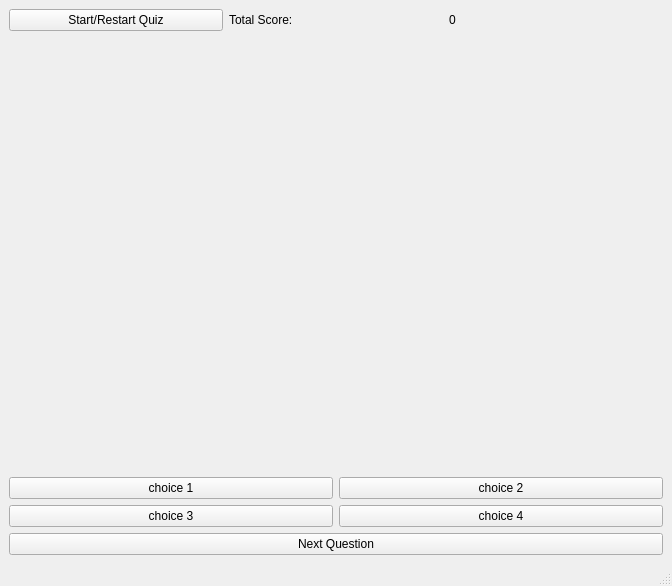
<?xml version="1.0" encoding="UTF-8"?>
<ui version="4.0">
 <class>MainWindow</class>
 <widget class="QMainWindow" name="MainWindow">
  <property name="geometry">
   <rect>
    <x>0</x>
    <y>0</y>
    <width>672</width>
    <height>586</height>
   </rect>
  </property>
  <property name="windowTitle">
   <string>MainWindow</string>
  </property>
  <widget class="QWidget" name="centralwidget">
   <layout class="QGridLayout" name="gridLayout_3">
    <item row="0" column="0">
     <layout class="QHBoxLayout" name="horizontalLayout">
      <item>
       <widget class="QPushButton" name="pushButton_start">
        <property name="text">
         <string>Start/Restart Quiz</string>
        </property>
       </widget>
      </item>
      <item>
       <widget class="QLabel" name="label">
        <property name="maximumSize">
         <size>
          <width>16777215</width>
          <height>16</height>
         </size>
        </property>
        <property name="text">
         <string>Total Score:</string>
        </property>
       </widget>
      </item>
      <item>
       <widget class="QLabel" name="label_score">
        <property name="minimumSize">
         <size>
          <width>0</width>
          <height>16</height>
         </size>
        </property>
        <property name="maximumSize">
         <size>
          <width>16777215</width>
          <height>16</height>
         </size>
        </property>
        <property name="text">
         <string>0</string>
        </property>
       </widget>
      </item>
     </layout>
    </item>
    <item row="1" column="0">
     <layout class="QHBoxLayout" name="horizontalLayout_2">
      <item>
       <spacer name="verticalSpacer_2">
        <property name="orientation">
         <enum>Qt::Vertical</enum>
        </property>
        <property name="sizeHint" stdset="0">
         <size>
          <width>20</width>
          <height>40</height>
         </size>
        </property>
       </spacer>
      </item>
      <item>
       <widget class="QLabel" name="label_2">
        <property name="text">
         <string/>
        </property>
        <property name="pixmap">
         <pixmap>quiz.jpg</pixmap>
        </property>
        <property name="alignment">
         <set>Qt::AlignCenter</set>
        </property>
       </widget>
      </item>
      <item>
       <spacer name="verticalSpacer">
        <property name="orientation">
         <enum>Qt::Vertical</enum>
        </property>
        <property name="sizeHint" stdset="0">
         <size>
          <width>20</width>
          <height>40</height>
         </size>
        </property>
       </spacer>
      </item>
     </layout>
    </item>
    <item row="2" column="0">
     <layout class="QVBoxLayout" name="verticalLayout">
      <item>
       <layout class="QGridLayout" name="gridLayout_2">
        <item row="0" column="0">
         <widget class="QPushButton" name="pushButton_5">
          <property name="text">
           <string>choice 1</string>
          </property>
         </widget>
        </item>
        <item row="0" column="1">
         <widget class="QPushButton" name="pushButton_6">
          <property name="text">
           <string>choice 2</string>
          </property>
         </widget>
        </item>
        <item row="1" column="0">
         <widget class="QPushButton" name="pushButton_7">
          <property name="text">
           <string>choice 3</string>
          </property>
         </widget>
        </item>
        <item row="1" column="1">
         <widget class="QPushButton" name="pushButton_8">
          <property name="text">
           <string>choice 4</string>
          </property>
         </widget>
        </item>
       </layout>
      </item>
      <item>
       <widget class="QPushButton" name="pushButton_next">
        <property name="text">
         <string>Next Question</string>
        </property>
       </widget>
      </item>
     </layout>
    </item>
   </layout>
  </widget>
  <widget class="QMenuBar" name="menubar">
   <property name="geometry">
    <rect>
     <x>0</x>
     <y>0</y>
     <width>672</width>
     <height>22</height>
    </rect>
   </property>
  </widget>
  <widget class="QStatusBar" name="statusbar"/>
 </widget>
 <resources>
  <include location="data/quiz.qrc"/>
 </resources>
 <connections/>
</ui>
